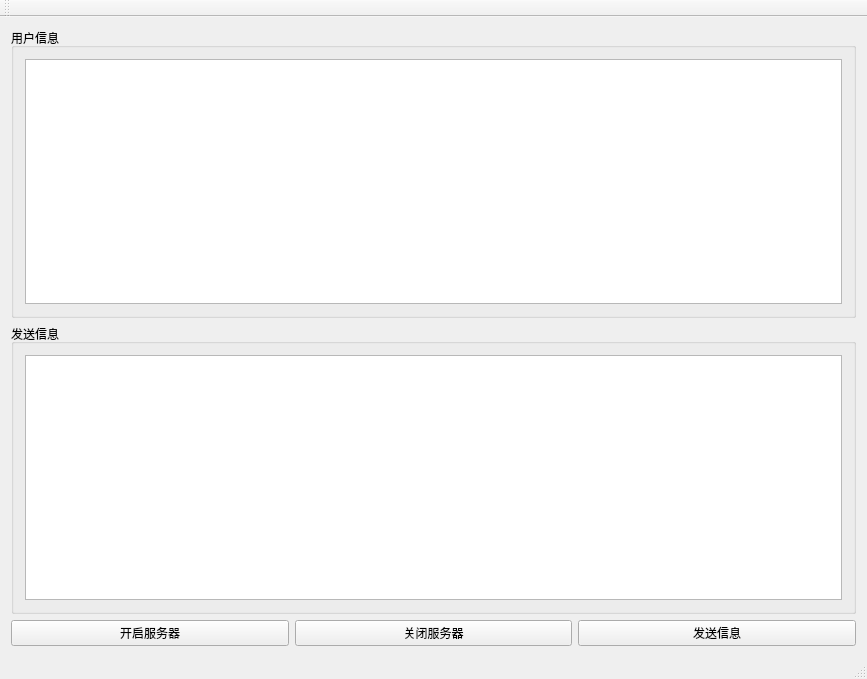
<?xml version="1.0" encoding="UTF-8"?>
<ui version="4.0">
 <class>MainWindow</class>
 <widget class="QMainWindow" name="MainWindow">
  <property name="geometry">
   <rect>
    <x>0</x>
    <y>0</y>
    <width>867</width>
    <height>679</height>
   </rect>
  </property>
  <property name="windowTitle">
   <string>MainWindow</string>
  </property>
  <widget class="QWidget" name="centralWidget">
   <layout class="QGridLayout" name="gridLayout_4">
    <item row="0" column="0">
     <layout class="QGridLayout" name="gridLayout_3">
      <item row="0" column="0" colspan="3">
       <widget class="QGroupBox" name="groupBox">
        <property name="title">
         <string>用户信息</string>
        </property>
        <layout class="QGridLayout" name="gridLayout">
         <item row="0" column="0">
          <widget class="QTextEdit" name="record"/>
         </item>
        </layout>
       </widget>
      </item>
      <item row="1" column="0" colspan="3">
       <widget class="QGroupBox" name="groupBox_2">
        <property name="title">
         <string>发送信息</string>
        </property>
        <layout class="QGridLayout" name="gridLayout_2">
         <item row="0" column="0">
          <widget class="QTextEdit" name="msg"/>
         </item>
        </layout>
       </widget>
      </item>
      <item row="2" column="0">
       <widget class="QPushButton" name="setListen">
        <property name="text">
         <string>开启服务器</string>
        </property>
       </widget>
      </item>
      <item row="2" column="1">
       <widget class="QPushButton" name="close">
        <property name="text">
         <string>关闭服务器</string>
        </property>
       </widget>
      </item>
      <item row="2" column="2">
       <widget class="QPushButton" name="sendMsg">
        <property name="text">
         <string>发送信息</string>
        </property>
       </widget>
      </item>
     </layout>
    </item>
   </layout>
   <zorder>setListen</zorder>
   <zorder>close</zorder>
   <zorder>sendMsg</zorder>
   <zorder>groupBox</zorder>
   <zorder>record_2</zorder>
   <zorder>groupBox_2</zorder>
  </widget>
  <widget class="QMenuBar" name="menuBar">
   <property name="geometry">
    <rect>
     <x>0</x>
     <y>0</y>
     <width>867</width>
     <height>32</height>
    </rect>
   </property>
  </widget>
  <widget class="QToolBar" name="mainToolBar">
   <attribute name="toolBarArea">
    <enum>TopToolBarArea</enum>
   </attribute>
   <attribute name="toolBarBreak">
    <bool>false</bool>
   </attribute>
  </widget>
  <widget class="QStatusBar" name="statusBar"/>
 </widget>
 <layoutdefault spacing="6" margin="11"/>
 <resources/>
 <connections/>
</ui>
